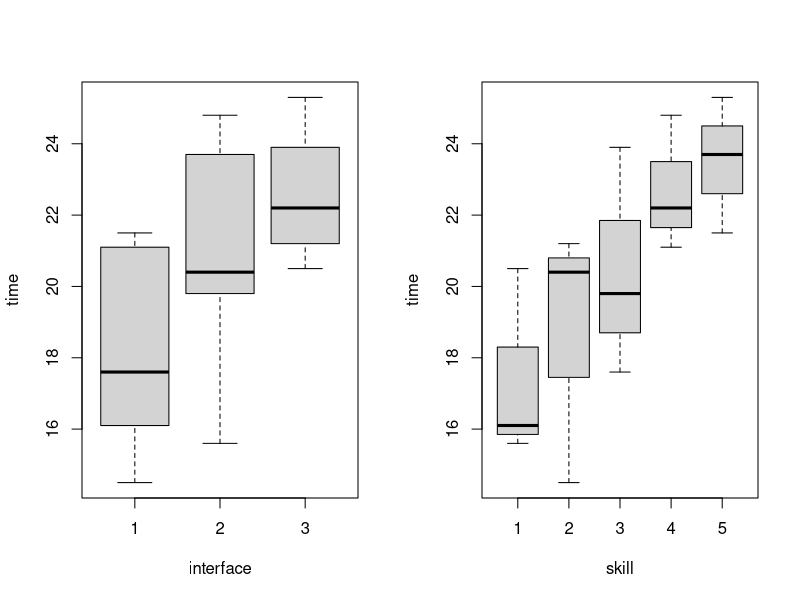
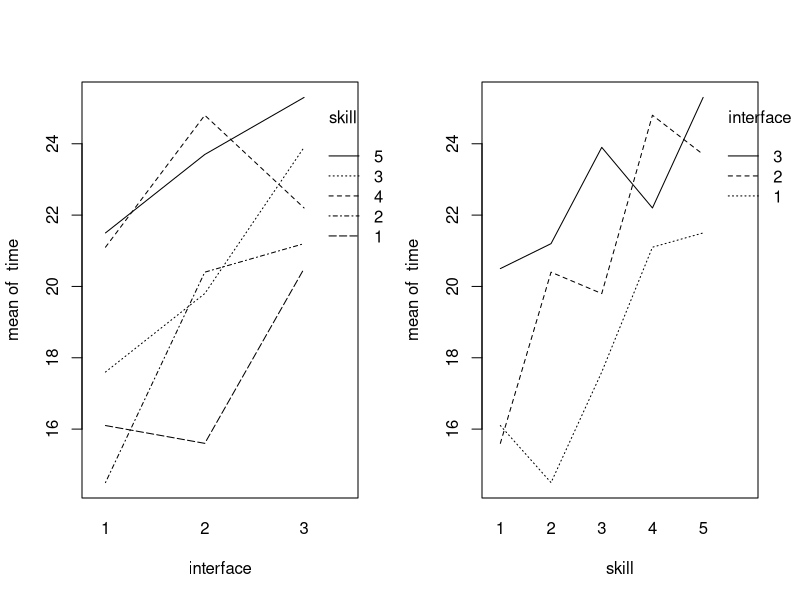
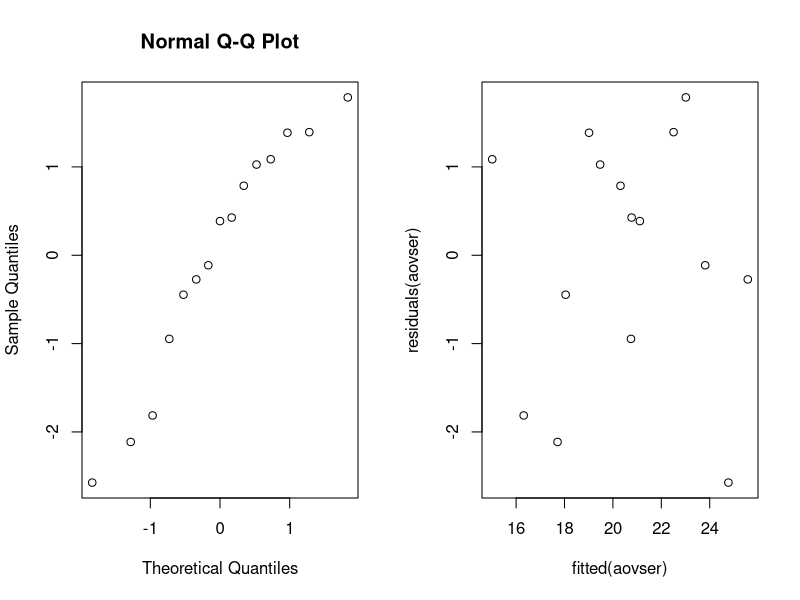
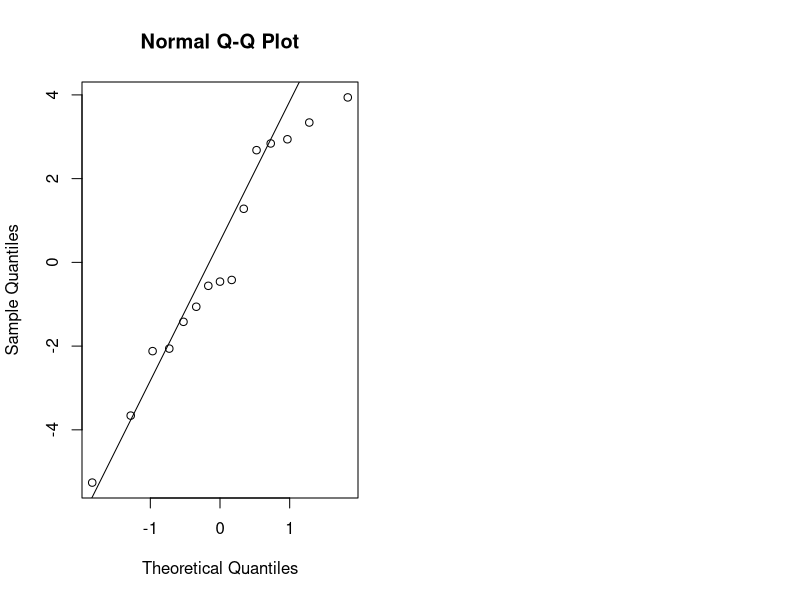

Write the R code that produced these figures, in order.
library(multcomp)
library(lme4)

# read the data
search = read.table("search.txt", header = TRUE)
attach(search)

##########################
# 1.
##########################

# 3 types of interfaces, 5 types of studends (3 each)
# We make a randomized block design (see lecture 6)

B = 5 # 5 user skill levels
I = 3 # 3 interface types

# number the students in skill order ({1,2,3} is skill 1, {4,5,6} is skill 2, etc.)

blocks = matrix(0, B, I)

for (i in 1:B) {
  blocks[i, ] = sample(((i - 1) * I + 1):(i * I))
}

# in each row, first student goes to interface 1, second to 2 and third to 3
blocks

##########################
# 2.
##########################

# again, randomized block design in lecture 6

# show data in table
# xtabs(time ~ interface + skill, data = search)

par(mfrow = c(1, 2))

# boxplots
boxplot(time ~ interface)
boxplot(time ~ skill)

# interaction plots there is a significant interaction between skill and interface
# http://support.minitab.com/en-us/minitab-express/1/help-and-how-to/modeling-statistics/anova/how-to/interaction-plot/interpret-the-results/
interaction.plot(interface, skill, time)
interaction.plot(skill, interface, time)

##########################
# 3.
##########################

# we do a 2-way ANOVA (lecture 5)
# skill has no interaction with search interfaces so we use the additive test
search$interface = as.factor(interface)
search$skill = as.factor(skill)

aovser = lm(time ~ interface + skill, data = search)
anova(aovser)

# the null hypothetsis can be rejected, result:
#
# Analysis of Variance Table
#
# Response: time
# Df Sum Sq Mean Sq F value  Pr(>F)
# as.factor(interface)  2 50.465 25.2327  7.8237 0.01310 *
#   as.factor(skill)      4 80.051 20.0127  6.2052 0.01421 *
#   Residuals             8 25.801  3.2252
# ---
#   Signif. codes:  0 ‘***’ 0.001 ‘**’ 0.01 ‘*’ 0.05 ‘.’ 0.1 ‘ ’ 1

##########################
# 4.
##########################

contrasts(search$interface) = contr.sum
contrasts(search$skill) = contr.sum
aovser2 = lm(time ~ interface + skill, data = search)
summary(aovser2)
estimate = 20.5467 + 2.1533 - (0.3133 - 2.3867)
estimate

##########################
# 5.
##########################

# lecture 5, slides 26-27, lecture 6 slide 18
qqnorm(residuals(aovser))
plot(fitted(aovser), residuals(aovser))

# the plots look OK (just like how the slides say :) ), normal dist on QQ, even spread on the second

##########################
# 6.
##########################

# Lecture 6, Friedman
friedman.test(time, interface, skill)
# p-value = 0.04076, we reject the null hypothesis, there is an effect

##########################
# 7.
##########################

# Lecture 4, 1-way ANOVA
aovinter = lm(time ~ interface, data = search)
anova(aovinter)
# p-value = 0.09642, we accept the null hypothesis that the search is the same for all interfaces

# right/wrong??? useful or not????
# since each interface is tested with the same kind of students, this would indicate that the interfaces
# actually do have the same time, so I guess this is useful?

# q-way ANOVA assumes, that the data comes from normal distributions, the plots imply normal distributions so this condition is met.
qqnorm(residuals(aovinter))
qqline(residuals(aovinter))

detach(search)
